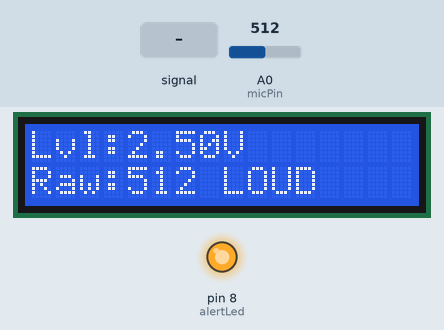
Simulated run of this sketch. Board: Arduino Uno, built with avr-gcc and run on an emulated ATmega328P. On the bench: 16×2 character LCD, output pins drawn as LEDs (lit = HIGH). The inputs (shaded band) are chosen by the test bench; at power-on: A0 (micPin) = 512. What the sketch prints to the serial monitor is not drawn.

Above: at 2.2 s.
2.3 s: A0 (micPin) fed a 200 Hz sine of ±255 counts around its level
At 3.7 s:
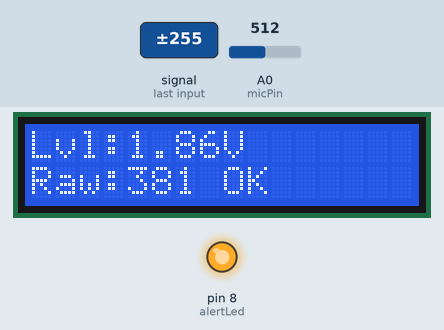
5.3 s: A0 (micPin) set to 0
At 6.5 s:
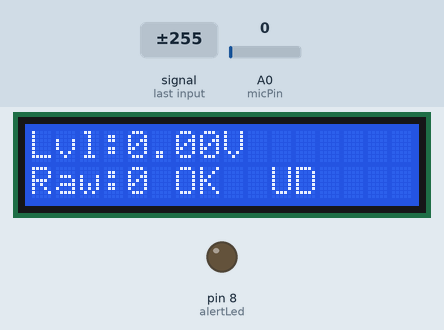
6.9 s: A0 (micPin) set to 8
At 7.4 s:
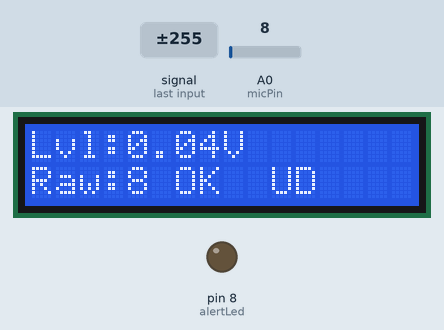
8.4 s: A0 (micPin) set to 11
At 9.6 s:
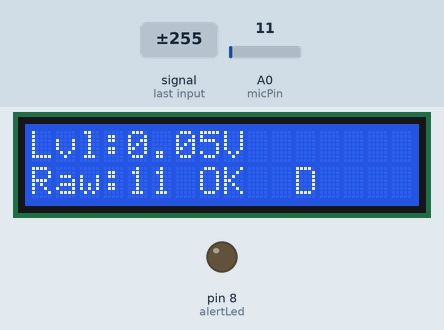
9.9 s: A0 (micPin) set to 392
At 10.8 s:
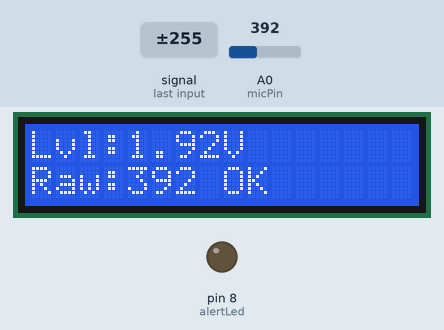
11.4 s: A0 (micPin) set to 411
At 11.7 s:
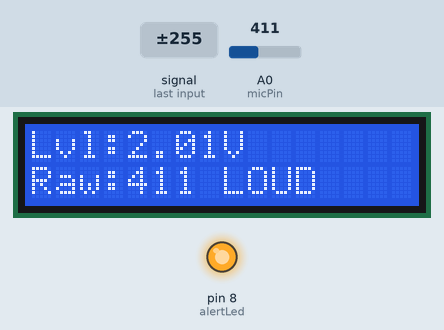
Timing chart, 0 to 13.9 s (numbered marks = the images above; inputs shaded):
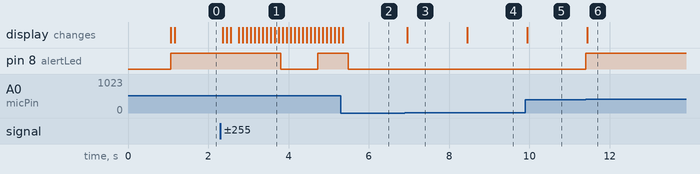

The sketch:

lab5_sound_monitor.ino
```cpp
#include <Arduino.h>

#include <LiquidCrystal.h>


const int micPin = A0;


// LCD pins

const int lcdRs = 12;

const int lcdE = 11;

const int lcdD4 = 5;

const int lcdD5 = 4;

const int lcdD6 = 3;

const int lcdD7 = 2;


const int alertLed = 8;


LiquidCrystal lcd(lcdRs, lcdE, lcdD4, lcdD5, lcdD6, lcdD7);


const int soundThreshold = 400;


volatile bool alertTriggered = false;

volatile int isrSoundLevel = 0;

volatile uint8_t isrTickCount = 0;


ISR(TIMER1_COMPA_vect) {


 isrSoundLevel = analogRead(micPin);


 isrTickCount++;


 if (isrSoundLevel > soundThreshold) {

  alertTriggered = true;

 }

}


const unsigned long ledFlashDuration = 200;


unsigned long ledOnTime = 0;

bool ledFlashing = false;


void setup() {


 Serial.begin(9600);


 pinMode(alertLed, OUTPUT);

 digitalWrite(alertLed, LOW);


 lcd.begin(16, 2);


 lcd.print("Sound Monitor");

 lcd.setCursor(0, 1);

 lcd.print("Initialising...");


 delay(1000);


 lcd.clear();


 // ---- Timer1 configuration ----


 noInterrupts();


 TCCR1A = 0;

 TCCR1B = 0;


 TCNT1 = 0;


 OCR1A = 155;


 TCCR1B |= (1 << WGM12);


 TCCR1B |= (1 << CS12) | (1 << CS10);


 TIMSK1 |= (1 << OCIE1A);


 interrupts();


 Serial.println("STATE=READY");

}


void loop() {


 noInterrupts();


 int soundLevel = isrSoundLevel;

 uint8_t ticks = isrTickCount;


 interrupts();


 if (ticks >= 10) {


  noInterrupts();

  isrTickCount = 0;

  interrupts();


  float soundVolt = soundLevel * 5.0 / 1023.0;


  lcd.setCursor(0, 0);

  lcd.print("Lvl:");

  lcd.print(soundVolt, 2);

  lcd.print("V   ");


  lcd.setCursor(0, 1);

  lcd.print("Raw:");

  lcd.print(soundLevel);


  if (soundLevel > soundThreshold) {

   lcd.print(" LOUD ");

  }

  else {

   lcd.print(" OK  ");

  }


  Serial.print("level=");

  Serial.print(soundLevel);

  Serial.print(",volt=");

  Serial.print(soundVolt, 2);

  Serial.print(",status=");


  if (soundLevel > soundThreshold) {

   Serial.println("LOUD");

  }

  else {

   Serial.println("OK");

  }

 }


 if (alertTriggered) {


  alertTriggered = false;


  digitalWrite(alertLed, HIGH);


  ledOnTime = millis();


  ledFlashing = true;

 }


 if (ledFlashing && (millis() - ledOnTime >= ledFlashDuration)) {


  digitalWrite(alertLed, LOW);


  ledFlashing = false;

 }

}
```

Measured:
- the behaviour switches between 9 and 10 on A0 (micPin) (found by bisection; images 3 and 4)
- the behaviour switches between 400 and 401 on A0 (micPin) (found by bisection; images 5 and 6)
- after the input at 2.3 s, pin 8 (alertLed): HIGH → LOW after 1.5 s, → HIGH 0.92 s later; the display: first changes after 0.06 s (image 1 shows a later state)
- after the input at 5.3 s, pin 8 (alertLed): HIGH → LOW after 0.19 s; the display: changes after 0.06 s (image 2)
- after the input at 6.9 s, the display: changes after 0.05 s (image 3)
- after the input at 8.4 s, the display: changes after 0.05 s (image 4)
- after the input at 9.9 s, the display: changes after 0.05 s (image 5)
- after the input at 11.4 s, pin 8 (alertLed): LOW → HIGH at once; the display: changes after 0.05 s (image 6)
